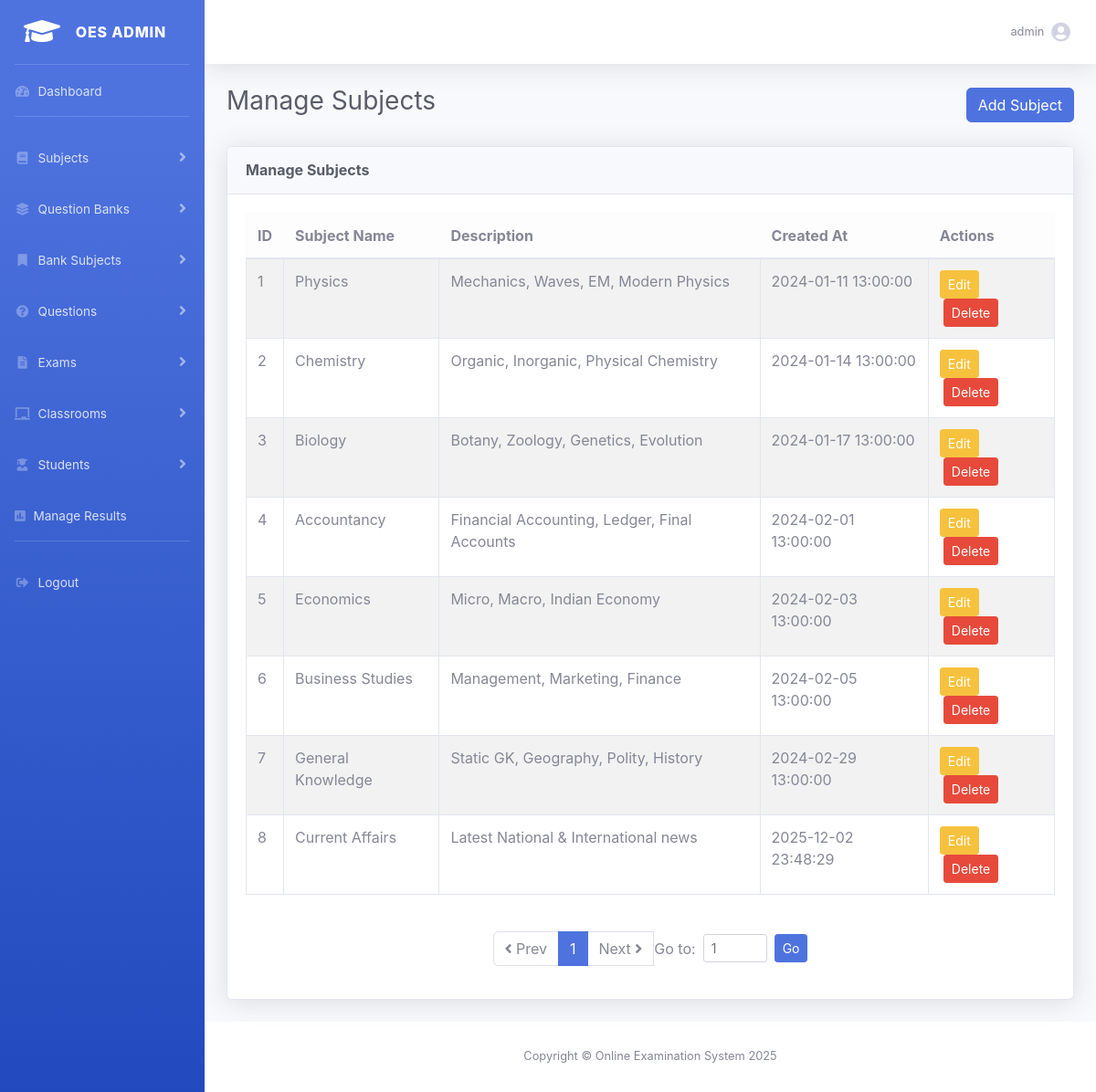
/admin.php?action=manageSubjects (signed in), run on an earlier commit of the app's database.
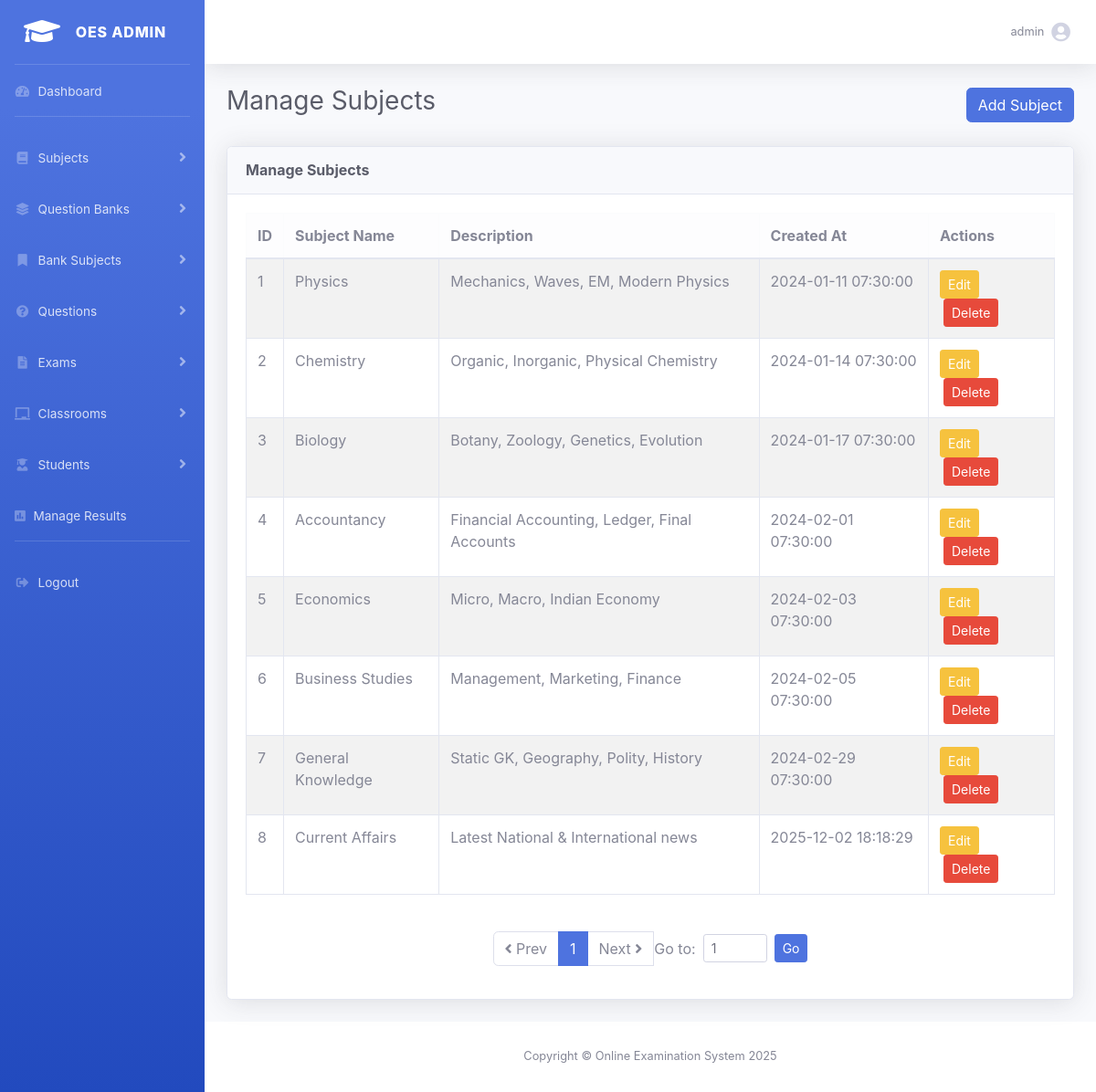
And on a later commit of the database.
### tables this page shows
CREATE TABLE `subjects` (
  `subject_id` int(11) NOT NULL,
  `subject_name` varchar(100) NOT NULL,
  `description` text DEFAULT NULL,
  `created_at` timestamp NOT NULL DEFAULT current_timestamp()
);

### templates/subjects/manage_subjects.php (the view, shortened to what the changed rows need)
<?php
$results = $results ?? [
    'pageTitle'   => 'Manage Subjects',
    'message'     => '',
    'subjects'    => [],
    'currentPage' => 1,
    'totalPages'  => 1,
    'total'       => 0,
    'perPage'     => 25
];
$subjects    = $results['subjects'];
?>
<?php include __DIR__ . "/../include/header.php"; ?>
<div id="wrapper">
    <div id="content-wrapper" class="d-flex flex-column">
        <div id="content">
            <div class="container-fluid">
                <div class="d-flex justify-content-between align-items-center mb-4">
                    <h1 class="h3 text-gray-800"><?= htmlspecialchars($results['pageTitle']) ?></h1>
                </div>
                <div class="card shadow mb-4">
                    <div class="card-body">
                        <div class="table-responsive">
                            <table class="table table-bordered table-striped">
                                <thead class="table-light">
                                    <tr>
                                        <th>ID</th>
                                        <th>Subject Name</th>
                                        <th>Description</th>
                                        <th>Created At</th>
                                        <th>Actions</th>
                                    </tr>
                                </thead>
                                <tbody>
                                    <?php if (!empty($subjects)): ?>
                                        <?php foreach ($subjects as $subject): ?>
                                            <tr>
                                                <td><?= $subject['subject_id'] ?></td>
                                                <td><?= htmlspecialchars($subject['subject_name']) ?></td>
                                                <td><?= htmlspecialchars($subject['description'] ?? '-') ?></td>
                                                <td><?= htmlspecialchars($subject['created_at'] ?? '-') ?></td>
                                                <td>
                                                    <a class="btn btn-sm btn-warning"
                                                       href="<?= BASE_URL ?>/admin.php?action=editSubject&id=<?= $subject['subject_id'] ?>">
                                                       <i class="bi bi-pencil-square"></i> Edit
                                                    </a>
                                                    <form method="get" action="<?= BASE_URL ?>/admin.php" style="display:inline-block; margin:0 4px;"
                                                          onsubmit="return confirm('Are you sure you want to delete this subject?');">
                                                        <button type="submit" class="btn btn-sm btn-danger">
                                                            <i class="bi bi-trash"></i> Delete
                                                        </button>
                                                    </form>
                                                </td>
                                            </tr>
                                        <?php endforeach; ?>
                                    <?php else: ?>
                                        <tr>
                                            <td colspan="5" class="text-center">No subjects found.</td>
                                        </tr>
                                    <?php endif; ?>
                                </tbody>
                            </table>
                        </div>
                    </div>
                </div>
            </div>
        </div>
        <?php include __DIR__ . "/../include/footer.php"; ?>

What changed in the data, as far as the page shows it:
changed subjects "Physics": created_at "2024-01-11 13:00:00" → "2024-01-11 07:30:00"
changed subjects "Chemistry": created_at "2024-01-14 13:00:00" → "2024-01-14 07:30:00"
changed subjects "Biology": created_at "2024-01-17 13:00:00" → "2024-01-17 07:30:00"
changed subjects "Accountancy": created_at "2024-02-01 13:00:00" → "2024-02-01 07:30:00"
changed subjects "Economics": created_at "2024-02-03 13:00:00" → "2024-02-03 07:30:00"
changed subjects "Business Studies": created_at "2024-02-05 13:00:00" → "2024-02-05 07:30:00"
changed subjects "General Knowledge": created_at "2024-02-29 13:00:00" → "2024-02-29 07:30:00"
changed subjects "Current Affairs": created_at "2025-12-02 23:48:29" → "2025-12-02 18:18:29"
